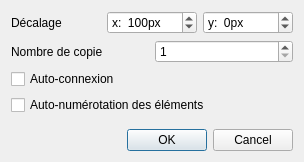
<?xml version="1.0" encoding="UTF-8"?>
<ui version="4.0">
 <class>MultiPasteDialog</class>
 <widget class="QDialog" name="MultiPasteDialog">
  <property name="geometry">
   <rect>
    <x>0</x>
    <y>0</y>
    <width>304</width>
    <height>162</height>
   </rect>
  </property>
  <property name="windowTitle">
   <string>Collage multiple</string>
  </property>
  <layout class="QVBoxLayout" name="verticalLayout">
   <item>
    <layout class="QHBoxLayout" name="horizontalLayout">
     <item>
      <widget class="QLabel" name="label">
       <property name="text">
        <string>Décalage</string>
       </property>
      </widget>
     </item>
     <item>
      <widget class="QSpinBox" name="m_x_sb">
       <property name="suffix">
        <string>px</string>
       </property>
       <property name="prefix">
        <string>x:  </string>
       </property>
       <property name="minimum">
        <number>-1000</number>
       </property>
       <property name="maximum">
        <number>1000</number>
       </property>
       <property name="singleStep">
        <number>10</number>
       </property>
       <property name="value">
        <number>100</number>
       </property>
      </widget>
     </item>
     <item>
      <widget class="QSpinBox" name="m_y_sb">
       <property name="suffix">
        <string>px</string>
       </property>
       <property name="prefix">
        <string>y:  </string>
       </property>
       <property name="minimum">
        <number>-1000</number>
       </property>
       <property name="maximum">
        <number>1000</number>
       </property>
       <property name="singleStep">
        <number>10</number>
       </property>
       <property name="value">
        <number>0</number>
       </property>
      </widget>
     </item>
    </layout>
   </item>
   <item>
    <layout class="QHBoxLayout" name="horizontalLayout_2">
     <item>
      <widget class="QLabel" name="label_2">
       <property name="text">
        <string>Nombre de copie</string>
       </property>
      </widget>
     </item>
     <item>
      <widget class="QSpinBox" name="m_copy_count">
       <property name="minimum">
        <number>1</number>
       </property>
      </widget>
     </item>
    </layout>
   </item>
   <item>
    <widget class="QCheckBox" name="m_auto_connection_cb">
     <property name="text">
      <string>Auto-connexion</string>
     </property>
    </widget>
   </item>
   <item>
    <widget class="QCheckBox" name="m_auto_num_cb">
     <property name="text">
      <string>Auto-numérotation des éléments</string>
     </property>
    </widget>
   </item>
   <item>
    <spacer name="verticalSpacer">
     <property name="orientation">
      <enum>Qt::Vertical</enum>
     </property>
     <property name="sizeHint" stdset="0">
      <size>
       <width>20</width>
       <height>40</height>
      </size>
     </property>
    </spacer>
   </item>
   <item>
    <widget class="QDialogButtonBox" name="m_button_box">
     <property name="orientation">
      <enum>Qt::Horizontal</enum>
     </property>
     <property name="standardButtons">
      <set>QDialogButtonBox::Cancel|QDialogButtonBox::Ok</set>
     </property>
    </widget>
   </item>
  </layout>
 </widget>
 <resources/>
 <connections>
  <connection>
   <sender>m_button_box</sender>
   <signal>accepted()</signal>
   <receiver>MultiPasteDialog</receiver>
   <slot>accept()</slot>
   <hints>
    <hint type="sourcelabel">
     <x>248</x>
     <y>254</y>
    </hint>
    <hint type="destinationlabel">
     <x>157</x>
     <y>274</y>
    </hint>
   </hints>
  </connection>
  <connection>
   <sender>m_button_box</sender>
   <signal>rejected()</signal>
   <receiver>MultiPasteDialog</receiver>
   <slot>reject()</slot>
   <hints>
    <hint type="sourcelabel">
     <x>316</x>
     <y>260</y>
    </hint>
    <hint type="destinationlabel">
     <x>286</x>
     <y>274</y>
    </hint>
   </hints>
  </connection>
 </connections>
</ui>
